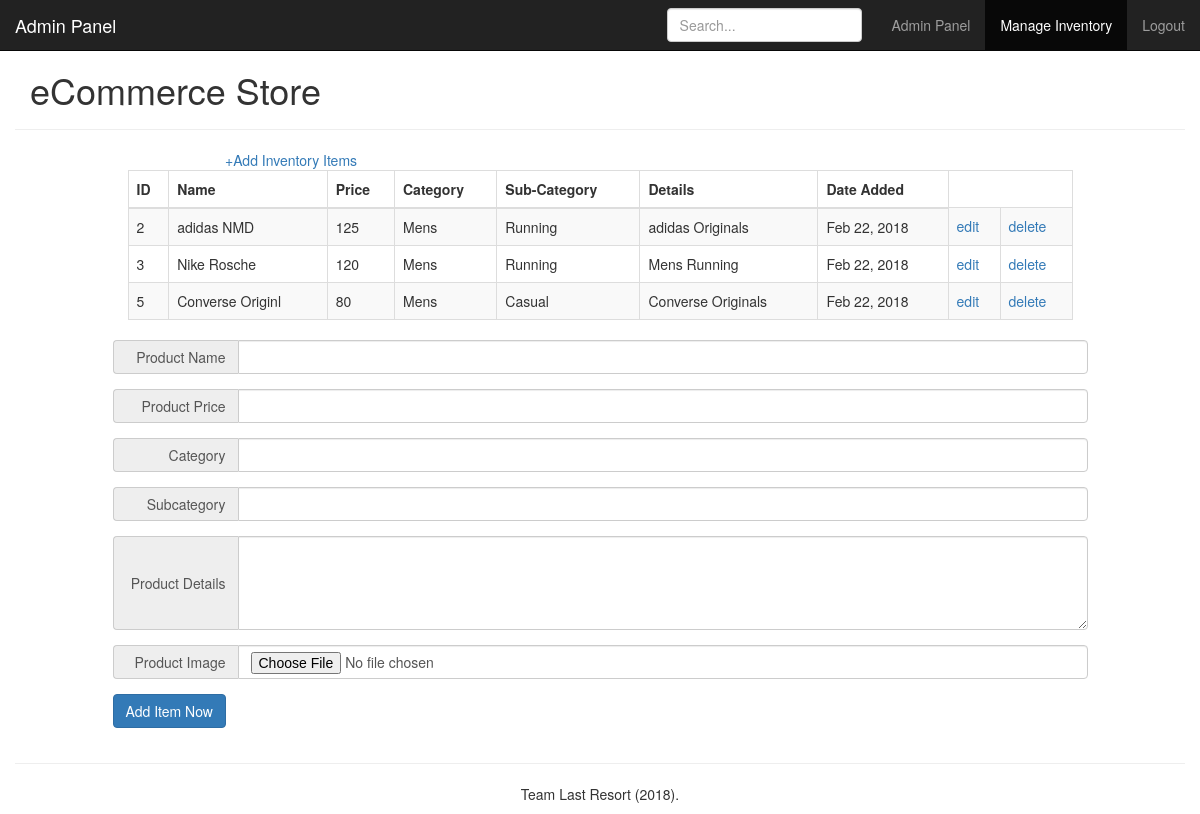
Page /storeadmin/inventory_list.php (signed in) on the committed database.
### tables this page shows
CREATE TABLE `products` (
  `id` int(11) NOT NULL,
  `product_name` varchar(255) NOT NULL,
  `price` varchar(16) NOT NULL,
  `details` text NOT NULL,
  `category` varchar(16) NOT NULL,
  `subcategory` varchar(16) NOT NULL,
  `date_added` date NOT NULL
);

### storeadmin/inventory_list.php (the view, shortened to what this page needs)
<!DOCTYPE html>
<htmL>
<head>
    <link rel="stylesheet" href="../css/bootstrap.min.css">
	<?php
	include "../connect_to_mysql_pdo.php";
	$product_list = "";
	$res = $dbh->prepare("SELECT * FROM products");
	$res->execute();
	$productCount = $res->rowCount();
	if ($productCount > 0) {
		while ($row = $res->fetch()) {
		    $id = $row['id'];
    		$product_name = $row['product_name'];
    		$product_price = $row['price'];
    		$product_cat = $row['category'];
    		$product_subcat = $row['subcategory'];
    		$product_details = substr($row['details'], 0, 25);
    		$date_added = strftime("%b %d, %Y", strtotime($row["date_added"]));
    		$product_list .= "<tr><td>$id</td><td>$product_name</td><td>$product_price</td><td>$product_cat</td><td>$product_subcat</td><td>$product_details</td><td>$date_added</td><td><a href='inventory_edit.php?pid=$id'>edit</a></td><td><a href='inventory_list.php?deleteid=$id'>delete</a></td></tr>";
		}
	}
	else {
		$product_list = "you have no products listed in your store yet";
	}
	?>
</head>
<body>
<?php
	include_once("admin_header.php");
?>
<div class="container">
	<div class="row">
		<div class="col-xs-1 col-md-2">
		</div>
		<div class="col-xs-10 col-md-8">
			<a href="#">+Add Inventory Items</a>
		</div>
		<div class="col-xs-1 col-md-2">
		</div>
	</div>
	<div class="row">
		<div class="col-xs-0 col-md-1">
		</div>
		<div class="col-xs-12 col-md-10">
		<table class="table table-striped table-bordered">
			<thead>
				<tr><th>ID</th><th>Name</th><th>Price</th><th>Category</th><th>Sub-Category</th><th>Details</th><th>Date Added</th></tr>
			</thead>
			<tbody>
				<?php echo $product_list; ?>
			</tbody>
		</table>
		</div>
		<div class="col-xs-0 col-md-1">
		</div>
	</div>
	<div class="row">
		<div class="col-xs-0 col-md-1">
		</div>
		<div class="col-xs-12 col-md-10">
			<form id="form1" name="form1" method="post" action="inventory_list.php" class="form-horizontal" enctype="multipart/form-data">
				<div class="form-group">
				    <div class="input-group">
				    	<span class="input-group-addon">Product Name</span>
						<input name="fr_itemname" type="text" class="form-control" id="fr_itemname" placeholder=""/>
					</div>
				</div>
				<div class="form-group">
					<div class="input-group">
				    	<span class="input-group-addon">Product Price</span>
						<input name="fr_price" type="text" class="form-control" id="fr_price" placeholder="" />
					</div>
				</div>
				<div class="form-group">
					<div class="input-group">
				    	<span class="input-group-addon">Category</span>
						<input name="fr_category" type="text" class="form-control" id="fr_category" placeholder="" />
					</div>
				</div>
				<div class="form-group">
					<div class="input-group">
				    	<span class="input-group-addon">Subcategory</span>
						<input name="fr_subcategory" type="text" class="form-control" id="fr_subcategory" placeholder="" />
					</div>
				</div>
				<div class="form-group">
					<div class="input-group">
				    	<span class="input-group-addon">Product Details</span>
						<textarea name="fr_details" rows="4" class="form-control" id="fr_details" placeholder=""> </textarea>
					</div>
				</div>
				<div class="form-group">
					<div class="input-group">
				    	<span class="input-group-addon">Product Image</span>
						<input name="fr_image" type="file" class="form-control" id="fr_image" />
					</div>
				</div>
				<div class="form-group">
				<input name="button" type="submit" class="btn btn-default btn-primary" id="button" value="Add Item Now"/>
				</div>
			</form>
		</div>
		<div class="col-xs-0 col-md-1">
		</div>
	</div>
</div>
<?php include_once("../footer.php"); ?>
</body>
</htmL>

### storeadmin/inventory_list.php (style rules this page uses)
.input-group-addon { min-width: 125px; text-align: right; }
body { padding-top: 10px; }

### rows in the picture
products: id "2", product_name "adidas NMD", price "125", category "Mens", subcategory "Running", details "adidas Originals", date_added "Feb 22, 2018"
products: id "3", product_name "Nike Rosche", price "120", category "Mens", subcategory "Running", details "Mens Running", date_added "Feb 22, 2018"
products: id "5", product_name "Converse Originl", price "80", category "Mens", subcategory "Casual", details "Converse Originals", date_added "Feb 22, 2018"
